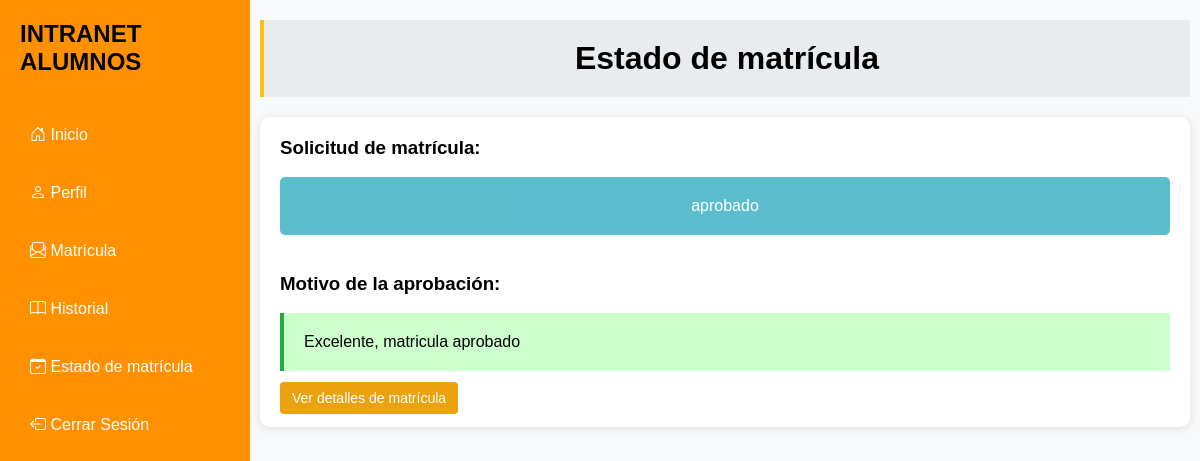
Page /estado-matricula/ (signed in) on the committed database.
### App/models.py (models this page shows, shortened)
class Matricula(models.Model):
    id_matricula = models.AutoField(primary_key=True)
    alumno = models.ForeignKey(Alumno, on_delete=models.CASCADE)
    cursos = models.ManyToManyField(Curso)
    boucher = models.ManyToManyField(Boucher)
    plan = models.ForeignKey(Plan, on_delete=models.CASCADE)
    fecha_matricula = models.DateTimeField(default=timezone.now)
    estado = models.CharField(max_length=20, default='pendiente')
    mensaje_rechazo = models.TextField(blank=True, null=True)
    mensaje_aprobacion = models.TextField(blank=True, null=True)

### App/views.py (the view)
# urls.py: path('estado-matricula/', views.estado_matricula, name='estado_matricula'),
@login_required
@alumno_required
def estado_matricula(request):
    usuario = request.user
    alumno = usuario.alumno
    matricula = Matricula.objects.filter(alumno=alumno).order_by('-fecha_matricula').first()
    return render(request, 'estado.html', {'matricula': matricula})

### App/templates/estado.html
{% extends 'base.html' %}
{% block content %}
<div class="home">
    <div class="estado" >
        <h1>Estado de matrícula</h1>
    </div>
    <div class="estado-content">
        {% if matricula %}
            <div class="estado-detalle">
                <h3>Solicitud de matrícula:</h3>
                <br>
                <button class="estado-boton" disabled>{{ matricula.estado }}</button>
            </div>
            <br>
            {% if matricula.estado == 'rechazado' %}
                <div class="estado-mensaje">
                    <h3>Motivo del rechazo:</h3>
                    <br>
                    <div class="mensaje alerta-rechazo">
                        <p>{{ matricula.mensaje_rechazo }}</p>
                    </div>
                </div>
            {% elif matricula.estado == 'aprobado' %}
                <div class="estado-mensaje">
                    <h3>Motivo de la aprobación:</h3>
                    <br>
                    <div class="mensaje alerta-aprobado">
                        <p>{{ matricula.mensaje_aprobacion }}</p>
                    </div>
                </div>
            {% endif %}
            <br />
            <a href="{% url 'detalles_matricula' matricula.id_matricula %}" class="btn-filter">Ver detalles de matrícula</a>
        {% else %}
            <div class="estado-vacio">
                <p>No tienes ninguna matrícula registrada.</p>
            </div>
        {% endif %}
    </div>
</div>
{% endblock %}

### App/templates/base.html (style rules this page uses)
* { margin: 0; padding: 0; box-sizing: border-box; font-family: Arial, sans-serif; }
body { display: flex; min-height: 100vh; }
.calendar, .news, .estado { background-color: #e9ecef; padding: 20px; margin-bottom: 20px; border-left: 4px solid #ffc107; text-align: center; }
.home { width: calc(100% - 250px); background-color: #f8f9fa; margin-right: 10px; margin-left: 260px; }
a { text-decoration: none; color: #138496; }
.btn-filter { background-color: #eca20e; color: white; border: none; padding: 8px 12px; cursor: pointer; border-radius: 4px; font-size: 14px; }
.estado-content { background-color: white; padding: 20px; border-radius: 10px; box-shadow: 0 2px 10px rgba(0, 0, 0, 0.1); margin-top: 20px; }
.estado-mensaje { margin-top: 20px; }
.alerta-aprobado { background-color: #ccffcc; border-left: 4px solid #28a745; padding: 20px; }
.estado-boton { background-color: #17a2b8; color: white; padding: 20px; border: none; border-radius: 5px; font-size: 16px; cursor: not-allowed; text-align: center; width: 100%; }
.estado-boton:disabled { opacity: 0.7; }
.estado { background-color: #e9ecef; padding: 20px; border-left: 4px solid #ffc107; text-align: center; }

### rows in the picture
Matricula: estado "aprobado", mensaje_aprobacion "Excelente, matricula aprobado"
